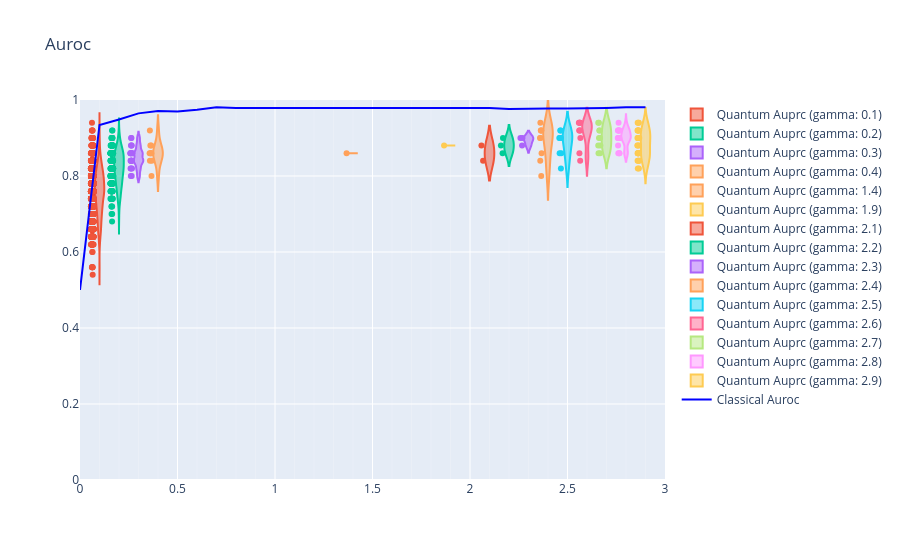

Here is the notebook cell this chart was saved with:
### Code cell
fig = go.Figure()

for i in range(30):
    gamma_val = gamma[i]

    fig.add_trace(
        go.Violin(
            x=[gamma_val] * len(Q_auroc_train_array[i]),  # 🔥 핵심
            y=Q_acc_train_array[i],
            points="all",
            name = f"Quantum Auprc (gamma: {gamma_val})"
        )
    )

fig.add_trace(
    go.Scatter(
        x = gamma,
        y = C_auroc_train_list,
        mode="lines",
        line_color = "blue",
        name = "Classical Auroc"
    )
)

fig.update_xaxes(
tickmode="linear",
dtick=0.5,          # 큰 눈금 간격
tick0=0
)

fig.update_xaxes(
    tickmode="linear",
    dtick=0.5,  # 큰 눈금

    minor=dict(
        tickmode="linear",
        dtick=0.1,   # 작은 눈금
        showgrid=True
    )
)

fig.update_xaxes(
    tickmode="linear",
    dtick=0.5,
    showgrid=True,
    gridwidth=1,

    minor=dict(
        tickmode="linear",
        dtick=0.1,
        showgrid=True,
        gridwidth=0.5
    )
)

fig.update_layout(title_text="Auroc")
fig.update_xaxes(range=[0, 3])
fig.update_yaxes(range=[0, 1])

fig.show()

### Figure 1 — Plotly figure (JSON) as saved in the notebook; plotly's stock layout.template omitted (floating-point values rounded to 4 significant figures; data arrays with more than 128 entries replaced by an {"elided": "..."} marker saying what was removed)
{"data": [{"name": "Quantum Auprc (gamma: 0.0)", "points": "all", "type": "violin", "x": [], "y": []}, {"name": "Quantum Auprc (gamma: 0.1)", "points": "all", "type": "violin", "x": {"elided": "1810 float values"}, "y": {"elided": "1810 float values"}}, {"name": "Quantum Auprc (gamma: 0.2)", "points": "all", "type": "violin", "x": {"elided": "258 float values"}, "y": {"elided": "258 float values"}}, {"name": "Quantum Auprc (gamma: 0.3)", "points": "all", "type": "violin", "x": [0.3, 0.3, 0.3, 0.3, 0.3, 0.3, 0.3, 0.3, 0.3, 0.3, 0.3, 0.3, 0.3, 0.3, 0.3, 0.3, 0.3, 0.3, 0.3, 0.3, 0.3, 0.3, 0.3], "y": [0.86, 0.84, 0.86, 0.84, 0.84, 0.88, 0.86, 0.8, 0.88, 0.82, 0.84, 0.84, 0.84, 0.86, 0.9, 0.82, 0.82, 0.84, 0.88, 0.9, 0.86, 0.86, 0.8]}, {"name": "Quantum Auprc (gamma: 0.4)", "points": "all", "type": "violin", "x": [0.4, 0.4, 0.4, 0.4, 0.4, 0.4, 0.4, 0.4, 0.4, 0.4], "y": [0.86, 0.88, 0.86, 0.84, 0.92, 0.8, 0.88, 0.86, 0.84, 0.86]}, {"name": "Quantum Auprc (gamma: 0.5)", "points": "all", "type": "violin", "x": [], "y": []}, {"name": "Quantum Auprc (gamma: 0.6)", "points": "all", "type": "violin", "x": [], "y": []}, {"name": "Quantum Auprc (gamma: 0.7)", "points": "all", "type": "violin", "x": [], "y": []}, {"name": "Quantum Auprc (gamma: 0.8)", "points": "all", "type": "violin", "x": [], "y": []}, {"name": "Quantum Auprc (gamma: 0.9)", "points": "all", "type": "violin", "x": [], "y": []}, {"name": "Quantum Auprc (gamma: 1.0)", "points": "all", "type": "violin", "x": [], "y": []}, {"name": "Quantum Auprc (gamma: 1.1)", "points": "all", "type": "violin", "x": [], "y": []}, {"name": "Quantum Auprc (gamma: 1.2)", "points": "all", "type": "violin", "x": [], "y": []}, {"name": "Quantum Auprc (gamma: 1.3)", "points": "all", "type": "violin", "x": [], "y": []}, {"name": "Quantum Auprc (gamma: 1.4)", "points": "all", "type": "violin", "x": [1.4], "y": [0.86]}, {"name": "Quantum Auprc (gamma: 1.5)", "points": "all", "type": "violin", "x": [], "y": []}, {"name": "Quantum Auprc (gamma: 1.6)", "points": "all", "type": "violin", "x": [], "y": []}, {"name": "Quantum Auprc (gamma: 1.7)", "points": "all", "type": "violin", "x": [], "y": []}, {"name": "Quantum Auprc (gamma: 1.8)", "points": "all", "type": "violin", "x": [], "y": []}, {"name": "Quantum Auprc (gamma: 1.9)", "points": "all", "type": "violin", "x": [1.9], "y": [0.88]}, {"name": "Quantum Auprc (gamma: 2.0)", "points": "all", "type": "violin", "x": [], "y": []}, {"name": "Quantum Auprc (gamma: 2.1)", "points": "all", "type": "violin", "x": [2.1, 2.1], "y": [0.84, 0.88]}, {"name": "Quantum Auprc (gamma: 2.2)", "points": "all", "type": "violin", "x": [2.2, 2.2, 2.2], "y": [0.9, 0.86, 0.88]}, {"name": "Quantum Auprc (gamma: 2.3)", "points": "all", "type": "violin", "x": [2.3, 2.3, 2.3], "y": [0.88, 0.9, 0.9]}, {"name": "Quantum Auprc (gamma: 2.4)", "points": "all", "type": "violin", "x": [2.4, 2.4, 2.4, 2.4, 2.4, 2.4, 2.4, 2.4, 2.4], "y": [0.84, 0.8, 0.86, 0.92, 0.94, 0.92, 0.9, 0.9, 0.92]}, {"name": "Quantum Auprc (gamma: 2.5)", "points": "all", "type": "violin", "x": [2.5, 2.5, 2.5, 2.5, 2.5, 2.5, 2.5, 2.5], "y": [0.92, 0.86, 0.9, 0.82, 0.86, 0.92, 0.9, 0.9]}, {"name": "Quantum Auprc (gamma: 2.6)", "points": "all", "type": "violin", "x": [2.6, 2.6, 2.6, 2.6, 2.6, 2.6, 2.6, 2.6, 2.6, 2.6], "y": [0.94, 0.94, 0.92, 0.92, 0.92, 0.84, 0.94, 0.9, 0.86, 0.94]}, {"name": "Quantum Auprc (gamma: 2.7)", "points": "all", "type": "violin", "x": [2.7, 2.7, 2.7, 2.7, 2.7, 2.7, 2.7, 2.7, 2.7, 2.7], "y": [0.94, 0.92, 0.92, 0.9, 0.9, 0.86, 0.88, 0.88, 0.86, 0.94]}, {"name": "Quantum Auprc (gamma: 2.8)", "points": "all", "type": "violin", "x": [2.8, 2.8, 2.8, 2.8, 2.8, 2.8, 2.8, 2.8, 2.8, 2.8, 2.8, 2.8, 2.8, 2.8, 2.8, 2.8, 2.8], "y": [0.88, 0.92, 0.9, 0.92, 0.86, 0.9, 0.92, 0.92, 0.9, 0.86, 0.9, 0.9, 0.86, 0.94, 0.9, 0.9, 0.92]}, {"name": "Quantum Auprc (gamma: 2.9)", "points": "all", "type": "violin", "x": [2.9, 2.9, 2.9, 2.9, 2.9, 2.9, 2.9, 2.9, 2.9, 2.9, 2.9, 2.9, 2.9, 2.9, 2.9, 2.9, 2.9, 2.9, 2.9, 2.9, 2.9, 2.9, 2.9, 2.9, 2.9, 2.9, 2.9, 2.9, 2.9], "y": [0.9, 0.92, 0.86, 0.86, 0.94, 0.9, 0.82, 0.9, 0.94, 0.84, 0.94, 0.9, 0.9, 0.86, 0.84, 0.84, 0.9, 0.92, 0.88, 0.88, 0.86, 0.92, 0.82, 0.86, 0.84, 0.86, 0.92, 0.92, 0.88]}, {"line": {"color": "blue"}, "mode": "lines", "name": "Classical Auroc", "type": "scatter", "x": [0.0, 0.1, 0.2, 0.3, 0.4, 0.5, 0.6, 0.7, 0.8, 0.9, 1.0, 1.1, 1.2, 1.3, 1.4, 1.5, 1.6, 1.7, 1.8, 1.9, 2.0, 2.1, 2.2, 2.3, 2.4, 2.5, 2.6, 2.7, 2.8, 2.9], "y": [0.5, 0.9344, 0.9488, 0.9648, 0.9712, 0.9696, 0.9744, 0.9808, 0.9792, 0.9792, 0.9792, 0.9792, 0.9792, 0.9808, 0.9808, 0.9808, 0.9808, 0.9808, 0.9792, 0.9792, 0.9792, 0.9792, 0.976, 0.9776, 0.9776, 0.9776, 0.9776, 0.9792, 0.9808, 0.9808]}], "layout": {"title": {"text": "Auroc"}, "xaxis": {"dtick": 0.5, "gridwidth": 1, "minor": {"dtick": 0.1, "gridwidth": 0.5, "showgrid": true, "tickmode": "linear"}, "range": [0, 3], "showgrid": true, "tick0": 0, "tickmode": "linear"}, "yaxis": {"range": [0, 1]}}}
